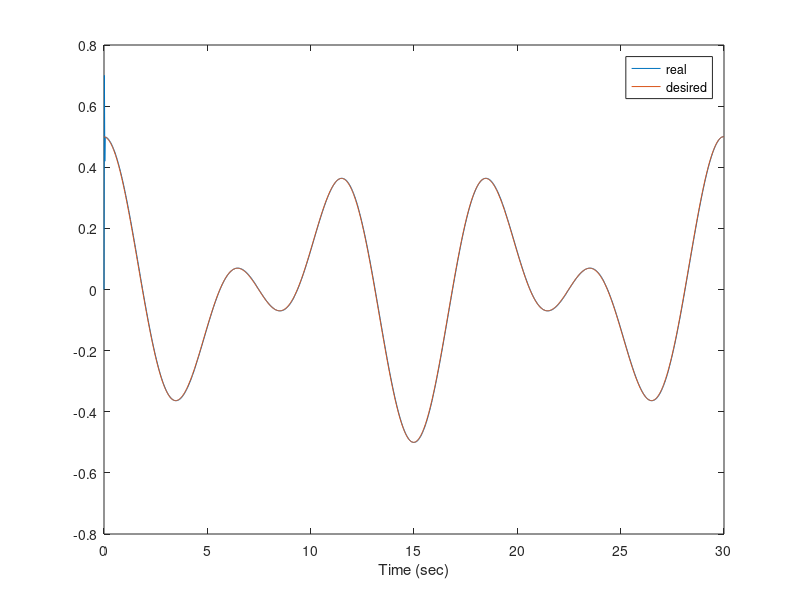
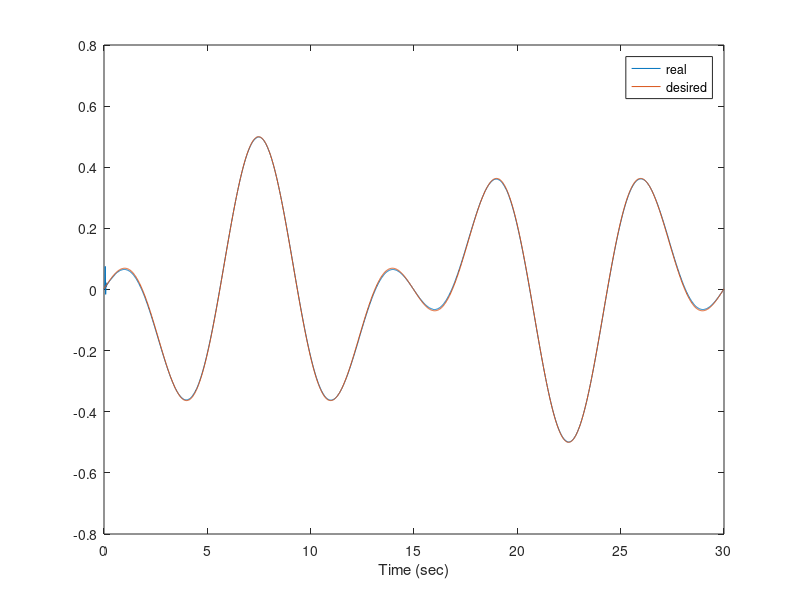
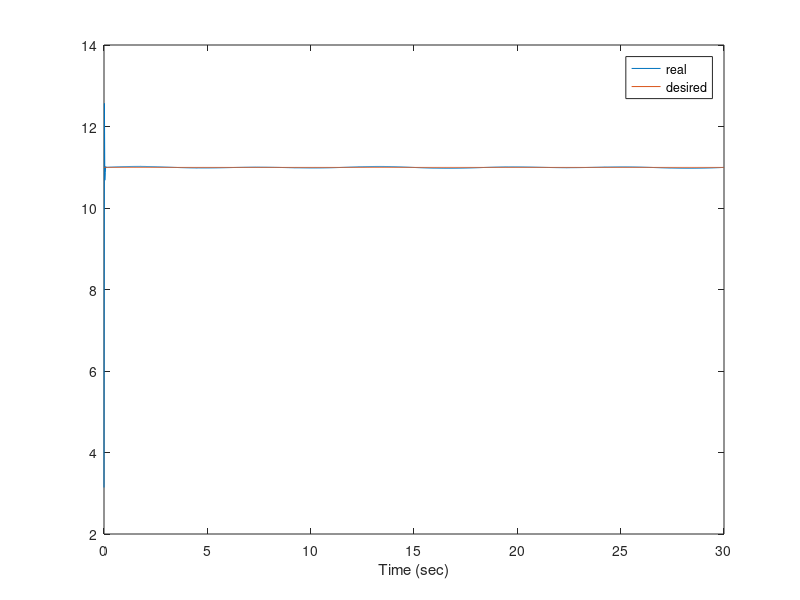
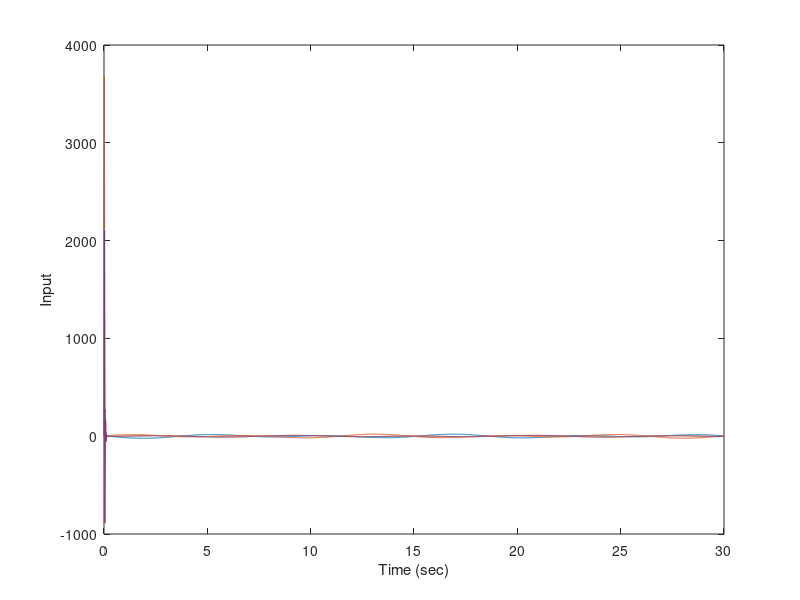

Write MATLAB code to recreate these figures, in order.
%% Setting up workspace
close all; % Close all figures and windows
clear; % Clear workspace
clc; % Clears screen
%% Initializing parameters
tf = 30; % Final time in simulation
T = 2e-2; % Sample rate
t = 0:T:tf; % Time vector
n = 3; % Number of states
m = 3; % Number of measurements
p = 4; % Number of Inputs
x = zeros(n, length(t)); % Initializes states to zero
x_d = x; %Initializes desired x states
xdot_d = x; %initialises desired xdot states
z = zeros(m, length(t)); % Initializes measurements to zero
e = x; %set up error term
u = zeros(p, length(t)); % Initializes controller
vs = zeros(p,length(t)); %initialize slip values
vshat = vs; %intialized measured slip values

rr=0.195; %define robot radius
wr = 0.03175; %define wheel radius

%A = [-cos(z(3:1)]; % System matrix
% B = @(y)(sqrt(2)/2)*[cos(y(3))+sin(y(3)) -cos(y(3))+sin(y(3)) rr;
%     cos(y(3))-sin(y(3)) cos(y(3))+sin(y(3)) rr;
%     -cos(y(3))-sin(y(3)) cos(y(3))-sin(y(3)) rr;
%     -cos(y(3))+sin(y(3)) -cos(y(3))-sin(y(3)) rr]; % Input matrix
% Binv = @(y)(sqrt(2)/4)*[cos(y(3))-sin(y(3)) cos(y(3))+sin(y(3)) -cos(y(3))+sin(y(3)) -cos(y(3))-sin(y(3));
%     -cos(y(3))-sin(y(3)) cos(y(3))-sin(y(3)) cos(y(3))+sin(y(3)) -cos(y(3))+sin(y(3));
%     1/(sqrt(2)*rr) 1/(sqrt(2)*rr) 1/(sqrt(2)*rr) 1/(sqrt(2)*rr)];
Binv = @(y)[(-cos(y(3))-sin(y(3)))/(2*sqrt(2)), (-cos(y(3))+sin(y(3)))/(2*sqrt(2)), (cos(y(3))+sin(y(3)))/(2*sqrt(2)), (cos(y(3))-sin(y(3)))/(2*sqrt(2));
    (cos(y(3))-sin(y(3)))/(2*sqrt(2)), (-cos(y(3))-sin(y(3)))/(2*sqrt(2)), (-cos(y(3))+sin(y(3)))/(2*sqrt(2)), (cos(y(3))+sin(y(3)))/(2*sqrt(2));
    1/(4*rr), 1/(4*rr), 1/(4*rr), 1/(4*rr)]; % Input matrix
B = @(y)[-((cos(y(3))+sin(y(3)))*sqrt(2))/(2*(cos(y(3))^2+sin(y(3))^2)),((cos(y(3))-sin(y(3)))*sqrt(2))/(2*(cos(y(3))^2+sin(y(3))^2)), rr;
    -((cos(y(3))-sin(y(3)))*sqrt(2))/(2*(cos(y(3))^2+sin(y(3))^2)),-((cos(y(3))+sin(y(3)))*sqrt(2))/(2*(cos(y(3))^2+sin(y(3))^2)), rr;
    ((cos(y(3))+sin(y(3)))*sqrt(2))/(2*(cos(y(3))^2+sin(y(3))^2)),-((cos(y(3))-sin(y(3)))*sqrt(2))/(2*(cos(y(3))^2+sin(y(3))^2)), rr;
    ((cos(y(3))+sin(y(3)))*sqrt(2))/(2*(cos(y(3))^2+sin(y(3))^2)),((cos(y(3))+sin(y(3)))*sqrt(2))/(2*(cos(y(3))^2+sin(y(3))^2)), rr];

C = eye(m); % Measurement matrix


K= [1 0 0;
   0 1 0;
   0 0 1]*1e0;

lambda = [7 0 0;
          0 7 0;
          0 0 6]*1e1;
% lambda=5

%% Set initial conditions

for k=1:length(t) %Fill in desired path
%     x_d(:,k)=[0;0;0];
     %x_d(:,k)=[k*T*0.5;k*T*0.5;k*T*0.5];
     
     rose = 4; %parameter to create number of rose pedals
     x_d(:,k)=0.5*[cos(rose*k*T*2*pi/30)*cos(k*T*2*pi/30); cos(rose*k*T*2*pi/30)*sin(k*T*2*pi/30);7*pi]; %create rose path
     if k~=1 
         xdot_d(:,k)=(x_d(:,k)-x_d(:,k-1))/T; 
     end
end

x(:,1)=[0;0;pi]; %any initial condition
% x(:,1)=x_d(:,1); %start at the proper position

z(:,1)=x(:,1); %set first measurement


%% Simulate dynamics (for loop)
for k = 1:length(t)-1 % For loop that simulates 1 second
    %u(:,k+1) = [sin(pi*k*T);cos(pi*k*T);-sin(pi*k*T);-cos(pi*k*T)];% calculate controller
    e(:,k) = z(:,k)-x_d(:,k); %calculate the error
    e(:,k)
%     if k>2
%         edot = (e(:,k-1)-e(:,k))/T; %calculate the derivative error term
%     else
%         edot = [0;0;0];
%     end
    eint = sum(e,2)*T; %calculate the integral error term
    if k>2/T %calculate integral error term over previous 2 seconds
        eint=sum(e(:,k-2/T:k),2);
    end
    
    s=e(:,k)+lambda*eint; %calculate 
    
    %u(:,k+1) = 1/wr*(B(x(:,k))*edot-vs(:,k))-B(x(:,k))*K*sign(e);
    u(:,k+1) = 1/wr*(B(x(:,k))*(-lambda*e(:,k)+xdot_d(:,k))-vshat(:,k))-B(x(:,k))*K*sign(s);
    
%     %limit maximum velocity
%     if max(abs(u(:,k+1)))>40
%        u(:,k+1)=u(:,k+1)/max(abs(u(:,k+1)))*40;
%        u(:,k+1)
%     end
    
    
    x(:,k+1) = x(:,k) + Binv(x(:,k))*(wr*u(:,k+1)+vs(:,k))*T; % Linear state space equation
    z(:,k+1) = C*x(:,k+1); % Linear measurement equation
end
%% Results
figure; plot(t, x(1,:));hold on;plot(t, x_d(1,:)); xlabel('Time (sec)');hold off;legend('real','desired') % Plots position with time
figure; plot(t, x(2,:));hold on;plot(t, x_d(2,:)); xlabel('Time (sec)');hold off;legend('real','desired') % Plots velocity with time
figure; plot(t, x(3,:));hold on;plot(t, x_d(3,:)); xlabel('Time (sec)');hold off;legend('real','desired') % Plots acceleration with time
figure; plot(t, u); xlabel('Time (sec)'); ylabel('Input'); % Plots input with time
figure; plot(x(1,:), x(2,:)); hold on; plot(x_d(1,:), x_d(2,:)); xlabel('x position (m)');ylabel('y poisition(m)'); hold off; legend('real','desired') % x-y plot of position vs real
